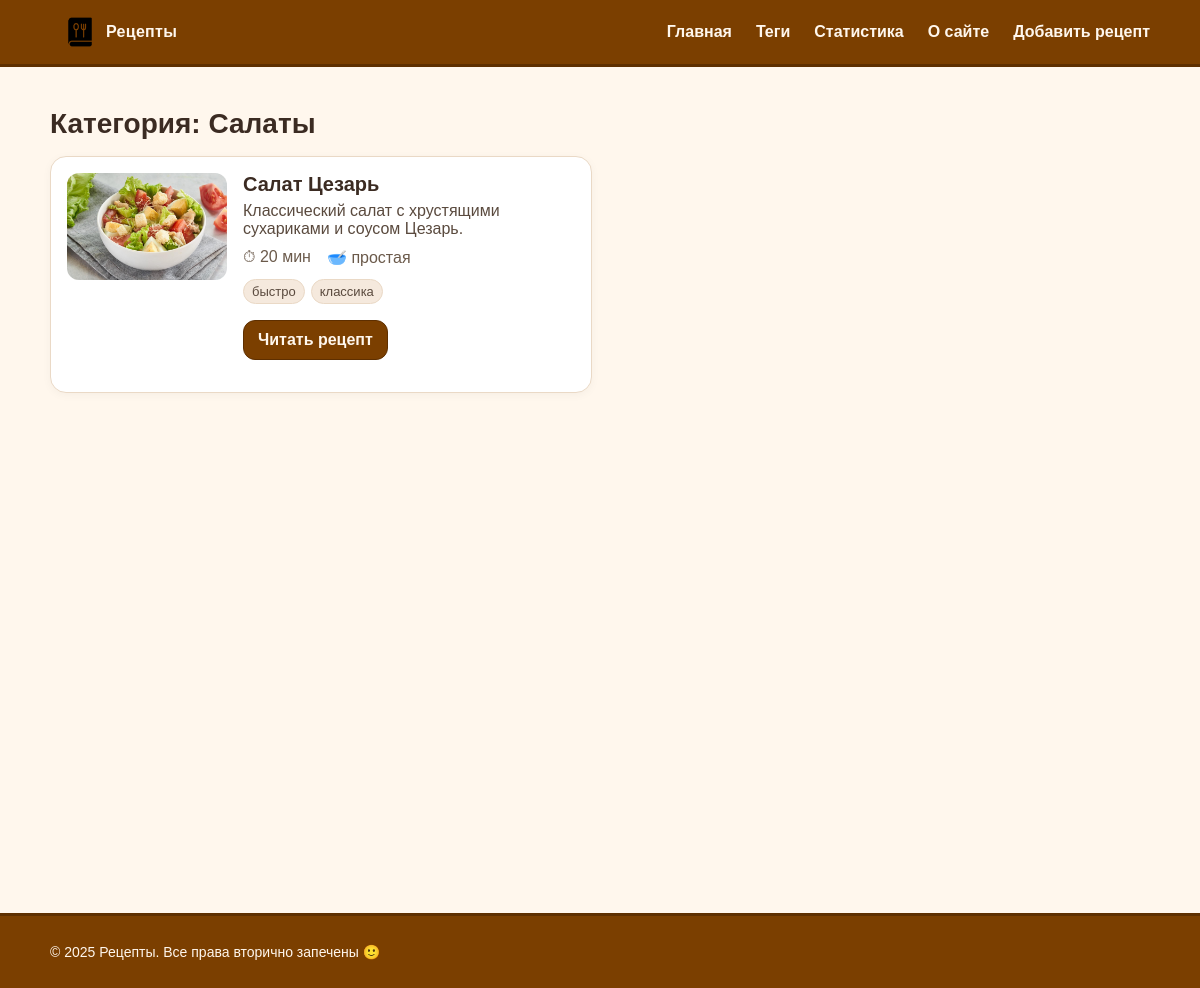
The app's page /category/salads/, older data.
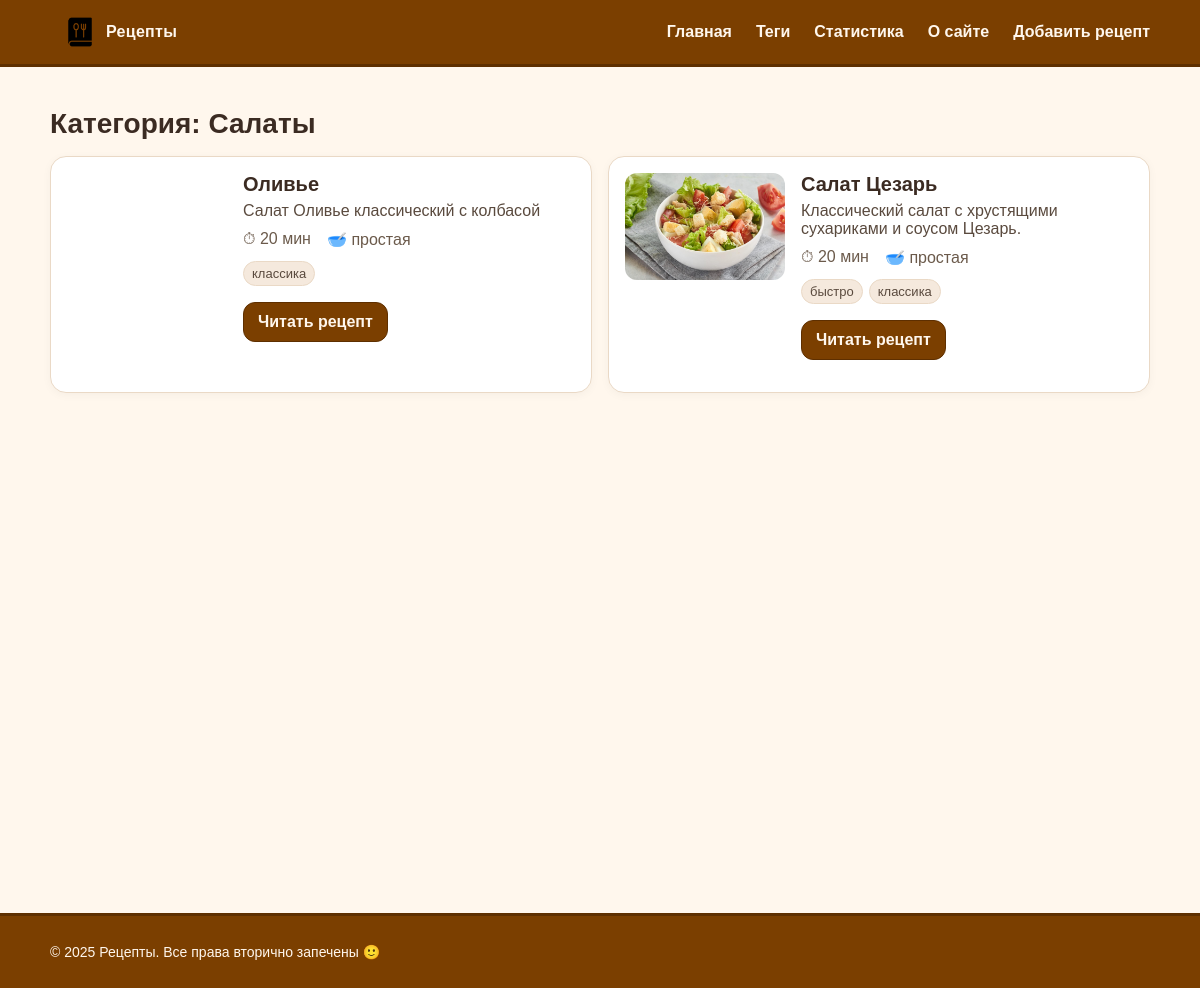
The same page, newer data.
### recipes/models.py (models this page shows, shortened)
class Recipe(models.Model):
    class Difficulty(models.TextChoices):
        EASY = "easy", "простая"
        MEDIUM = "medium", "средняя"
        HARD = "hard", "сложная"
    title = models.CharField("Название", max_length=255, db_index=True)
    slug = models.SlugField("Слаг", max_length=255, unique=True, db_index=True)
    desc = models.TextField("Описание", blank=True)
    image = models.CharField("Путь к изображению", max_length=255, blank=True)  # путь в /static/...
    cook_time = models.CharField("Время (текст)", max_length=50, blank=True)     # например: "45 мин"
    cook_time_min = models.PositiveIntegerField("Время (мин)", default=0)        # число минут для агрегаций
    difficulty = models.CharField(
        "Сложность",
        max_length=10,
        choices=Difficulty.choices,
        default=Difficulty.EASY,
    )
    is_published = models.BooleanField("Опубликован", default=True)
    photo = models.ImageField("Фото", upload_to=recipe_photo_upload_to, blank=True, null=True)
    category = models.ForeignKey(
        "Category",
        verbose_name="Категория",
        on_delete=models.SET_NULL,
        null=True,
        blank=True,
        related_name="recipes",
    )  # 1 категория -> много рецептов
    tags = models.ManyToManyField(
        "Tag",
        verbose_name="Теги",
        blank=True,
        related_name="recipes",
    )  # многие теги <-> многие рецепты
    created_at = models.DateTimeField("Создано", auto_now_add=True)
    updated_at = models.DateTimeField("Обновлено", auto_now=True)
    objects = models.Manager()
    published = PublishedManager()
    class Meta:
        verbose_name = "Рецепт"
        verbose_name_plural = "Рецепты"
        ordering = ["-created_at"]
        indexes = [models.Index(fields=["-created_at"])]
    def get_absolute_url(self):
        return reverse("recipe_detail_slug", kwargs={"slug": self.slug})

class Tag(models.Model):
    name = models.CharField("Название", max_length=120, unique=True, db_index=True)
    slug = models.SlugField("Слаг", max_length=120, unique=True, db_index=True)
    class Meta:
        verbose_name = "Тег"
        verbose_name_plural = "Теги"
        ordering = ["name"]
    def get_absolute_url(self):
        return reverse("recipes_by_tag", kwargs={"slug": self.slug})

### recipes/views.py (the view)
# urls.py: path('category/<slug:slug>/', views.recipes_by_category, name='recipes_by_category'),
def recipes_by_category(request, slug):
    cat = get_object_or_404(Category, slug=slug)
    recipes = Recipe.published.filter(category=cat).order_by('-created_at')
    ctx = {'title': f'Категория: {cat.name}', 'recipes': recipes, 'category': cat, 'year': 2025}
    return render(request, 'recipes/by_category.html', ctx)

### recipes/models.py (called while the page is built)
    def get_queryset(self):
        return super().get_queryset().filter(is_published=True)

### recipes/templates/recipes/by_category.html (shortened to what this page needs)
{% extends 'base.html' %}
{% load static %}
{% block content %}
  <h1 class="page-title">{{ title }}</h1>
  <ul class="card-list">
    {% for r in recipes %}
      <li class="card">
        <div class="card-media">
          {% if r.image %}<img src="{% static r.image %}" alt="{{ r.title }}">{% endif %}
        </div>
        <div class="card-body">
          <h2 class="card-title">{{ r.title }}</h2>
          <p class="card-desc">{{ r.desc }}</p>
          <ul class="meta">
            <li>⏱ {{ r.cook_time }}</li>
            <li>🥣 {{ r.get_difficulty_display }}</li>
          </ul>
          <ul class="tags">
            {% for t in r.tags.all %}
              <li><a class="tag" href="{{ t.get_absolute_url }}">{{ t.name }}</a></li>
            {% endfor %}
          </ul>
          <p><a class="btn" href="{{ r.get_absolute_url }}">Читать рецепт</a></p>
        </div>
      </li>
    {% empty %}
      <p>В этой категории пока нет рецептов.</p>
    {% endfor %}
  </ul>
{% endblock %}

Row changes from the older to the newer data that the page shows:
added Recipe: title "Оливье", desc "Салат Оливье классический с колбасой", cook_time "20 мин", difficulty "простая", Tag (name "классика")
